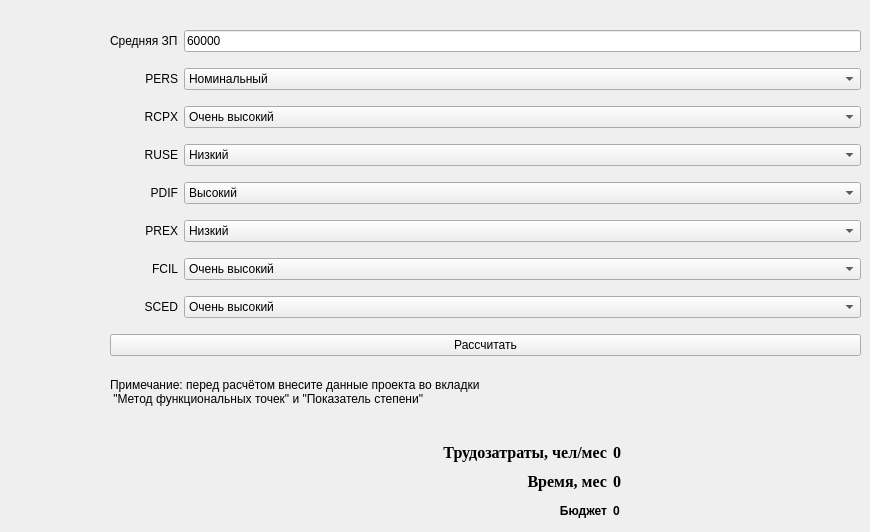
      <widget class="QWidget" name="tab">
       <attribute name="title">
        <string>Модель ранней разработки архитектуры</string>
       </attribute>
       <widget class="QWidget" name="layoutWidget">
        <property name="geometry">
         <rect>
          <x>110</x>
          <y>20</y>
          <width>751</width>
          <height>403</height>
         </rect>
        </property>
        <layout class="QGridLayout" name="gridLayout_9">
         <item row="7" column="0">
          <widget class="QLabel" name="label_81">
           <property name="text">
            <string>SCED</string>
           </property>
           <property name="alignment">
            <set>Qt::AlignRight|Qt::AlignTrailing|Qt::AlignVCenter</set>
           </property>
          </widget>
         </item>
         <item row="4" column="0">
          <widget class="QLabel" name="label_78">
           <property name="text">
            <string>PDIF</string>
           </property>
           <property name="alignment">
            <set>Qt::AlignRight|Qt::AlignTrailing|Qt::AlignVCenter</set>
           </property>
          </widget>
         </item>
         <item row="6" column="0">
          <widget class="QLabel" name="label_80">
           <property name="text">
            <string>FCIL</string>
           </property>
           <property name="alignment">
            <set>Qt::AlignRight|Qt::AlignTrailing|Qt::AlignVCenter</set>
           </property>
          </widget>
         </item>
         <item row="2" column="1">
          <widget class="QComboBox" name="archComboBox_9">
           <property name="currentIndex">
            <number>4</number>
           </property>
           <item>
            <property name="text">
             <string>Очень низкий</string>
            </property>
           </item>
           <item>
            <property name="text">
             <string>Низкий</string>
            </property>
           </item>
           <item>
            <property name="text">
             <string>Номинальный</string>
            </property>
           </item>
           <item>
            <property name="text">
             <string>Высокий</string>
            </property>
           </item>
           <item>
            <property name="text">
             <string>Очень высокий</string>
            </property>
           </item>
           <item>
            <property name="text">
             <string>Сверхвысокий</string>
            </property>
           </item>
          </widget>
         </item>
         <item row="1" column="0">
          <widget class="QLabel" name="label_66">
           <property name="text">
            <string>PERS</string>
           </property>
           <property name="alignment">
            <set>Qt::AlignRight|Qt::AlignTrailing|Qt::AlignVCenter</set>
           </property>
          </widget>
         </item>
         <item row="8" column="0" colspan="2">
          <widget class="QPushButton" name="archCalculateButton_2">
           <property name="text">
            <string>Рассчитать</string>
           </property>
          </widget>
         </item>
         <item row="0" column="1">
          <widget class="QLineEdit" name="avgSalaryEdit_2">
           <property name="text">
            <string>60000</string>
           </property>
          </widget>
         </item>
         <item row="5" column="0">
          <widget class="QLabel" name="label_79">
           <property name="text">
            <string>PREX</string>
           </property>
           <property name="alignment">
            <set>Qt::AlignRight|Qt::AlignTrailing|Qt::AlignVCenter</set>
           </property>
          </widget>
         </item>
         <item row="4" column="1">
          <widget class="QComboBox" name="archComboBox_11">
           <property name="currentIndex">
            <number>2</number>
           </property>
           <item>
            <property name="text">
             <string>Низкий</string>
            </property>
           </item>
           <item>
            <property name="text">
             <string>Номинальный</string>
            </property>
           </item>
           <item>
            <property name="text">
             <string>Высокий</string>
            </property>
           </item>
           <item>
            <property name="text">
             <string>Очень высокий</string>
            </property>
           </item>
           <item>
            <property name="text">
             <string>Сверхвысокий</string>
            </property>
           </item>
          </widget>
         </item>
         <item row="2" column="0">
          <widget class="QLabel" name="label_76">
           <property name="text">
            <string>RCPX</string>
           </property>
           <property name="alignment">
            <set>Qt::AlignRight|Qt::AlignTrailing|Qt::AlignVCenter</set>
           </property>
          </widget>
         </item>
         <item row="3" column="0">
          <widget class="QLabel" name="label_77">
           <property name="text">
            <string>RUSE</string>
           </property>
           <property name="alignment">
            <set>Qt::AlignRight|Qt::AlignTrailing|Qt::AlignVCenter</set>
           </property>
          </widget>
         </item>
         <item row="3" column="1">
          <widget class="QComboBox" name="archComboBox_10">
           <property name="currentIndex">
            <number>0</number>
           </property>
           <item>
            <property name="text">
             <string>Низкий</string>
            </property>
           </item>
           <item>
            <property name="text">
             <string>Номинальный</string>
            </property>
           </item>
           <item>
            <property name="text">
             <string>Высокий</string>
            </property>
           </item>
           <item>
            <property name="text">
             <string>Очень высокий</string>
            </property>
           </item>
           <item>
            <property name="text">
             <string>Сверхвысокий</string>
            </property>
           </item>
          </widget>
         </item>
         <item row="5" column="1">
          <widget class="QComboBox" name="archComboBox_12">
           <property name="currentIndex">
            <number>1</number>
           </property>
           <item>
            <property name="text">
             <string>Очень низкий</string>
            </property>
           </item>
           <item>
            <property name="text">
             <string>Низкий</string>
            </property>
           </item>
           <item>
            <property name="text">
             <string>Номинальный</string>
            </property>
           </item>
           <item>
            <property name="text">
             <string>Высокий</string>
            </property>
           </item>
           <item>
            <property name="text">
             <string>Очень высокий</string>
            </property>
           </item>
           <item>
            <property name="text">
             <string>Сверхвысокий</string>
            </property>
           </item>
          </widget>
         </item>
         <item row="7" column="1">
          <widget class="QComboBox" name="archComboBox_14">
           <property name="currentIndex">
            <number>4</number>
           </property>
           <item>
            <property name="text">
             <string>Очень низкий</string>
            </property>
           </item>
           <item>
            <property name="text">
             <string>Низкий</string>
            </property>
           </item>
           <item>
            <property name="text">
             <string>Номинальный</string>
            </property>
           </item>
           <item>
            <property name="text">
             <string>Высокий</string>
            </property>
           </item>
           <item>
            <property name="text">
             <string>Очень высокий</string>
            </property>
           </item>
          </widget>
         </item>
         <item row="0" column="0">
          <widget class="QLabel" name="label_82">
           <property name="text">
            <string>Средняя ЗП</string>
           </property>
          </widget>
         </item>
         <item row="1" column="1">
          <widget class="QComboBox" name="archComboBox_8">
           <property name="currentIndex">
            <number>2</number>
           </property>
           <item>
            <property name="text">
             <string>Очень низкий</string>
            </property>
           </item>
           <item>
            <property name="text">
             <string>Низкий</string>
            </property>
           </item>
           <item>
            <property name="text">
             <string>Номинальный</string>
            </property>
           </item>
           <item>
            <property name="text">
             <string>Высокий</string>
            </property>
           </item>
           <item>
            <property name="text">
             <string>Очень высокий</string>
            </property>
           </item>
           <item>
            <property name="text">
             <string>Сверхвысокий</string>
            </property>
           </item>
          </widget>
         </item>
         <item row="6" column="1">
          <widget class="QComboBox" name="archComboBox_13">
           <property name="currentIndex">
            <number>4</number>
           </property>
           <item>
            <property name="text">
             <string>Очень низкий</string>
            </property>
           </item>
           <item>
            <property name="text">
             <string>Низкий</string>
            </property>
           </item>
           <item>
            <property name="text">
             <string>Номинальный</string>
            </property>
           </item>
           <item>
            <property name="text">
             <string>Высокий</string>
            </property>
           </item>
           <item>
            <property name="text">
             <string>Очень высокий</string>
            </property>
           </item>
           <item>
            <property name="text">
             <string>Сверхвысокий</string>
            </property>
           </item>
          </widget>
         </item>
         <item row="9" column="0" colspan="2">
          <widget class="QLabel" name="label_48">
           <property name="maximumSize">
            <size>
             <width>16777215</width>
             <height>40</height>
            </size>
           </property>
           <property name="text">
            <string>Примечание: перед расчётом внесите данные проекта во вкладки 
 &quot;Метод функциональных точек&quot; и &quot;Показатель степени&quot;</string>
           </property>
          </widget>
         </item>
        </layout>
       </widget>
       <widget class="QWidget" name="layoutWidget">
        <property name="geometry">
         <rect>
          <x>110</x>
          <y>440</y>
          <width>751</width>
          <height>83</height>
         </rect>
        </property>
        <layout class="QGridLayout" name="gridLayout_10">
         <item row="0" column="0" colspan="2">
          <widget class="QLabel" name="label_68">
           <property name="font">
            <font>
             <family>Times New Roman</family>
             <pointsize>12</pointsize>
             <weight>75</weight>
             <bold>true</bold>
            </font>
           </property>
           <property name="text">
            <string>Трудозатраты, чел/мес</string>
           </property>
           <property name="alignment">
            <set>Qt::AlignRight|Qt::AlignTrailing|Qt::AlignVCenter</set>
           </property>
          </widget>
         </item>
         <item row="0" column="2">
          <widget class="QLabel" name="archLabLabel">
           <property name="font">
            <font>
             <family>Times New Roman</family>
             <pointsize>12</pointsize>
             <weight>75</weight>
             <bold>true</bold>
            </font>
           </property>
           <property name="text">
            <string>0</string>
           </property>
          </widget>
         </item>
         <item row="1" column="2">
          <widget class="QLabel" name="archTimeLabel">
           <property name="font">
            <font>
             <family>Times New Roman</family>
             <pointsize>12</pointsize>
             <weight>75</weight>
             <bold>true</bold>
            </font>
           </property>
           <property name="text">
            <string>0</string>
           </property>
          </widget>
         </item>
         <item row="2" column="2">
          <widget class="QLabel" name="archBudgetLabel">
           <property name="text">
            <string>&lt;html&gt;&lt;head/&gt;&lt;body&gt;&lt;p&gt;&lt;span style=&quot; font-weight:600;&quot;&gt;0&lt;/span&gt;&lt;/p&gt;&lt;/body&gt;&lt;/html&gt;</string>
           </property>
          </widget>
         </item>
         <item row="1" column="0" colspan="2">
          <widget class="QLabel" name="label_69">
           <property name="font">
            <font>
             <family>Times New Roman</family>
             <pointsize>12</pointsize>
             <weight>75</weight>
             <bold>true</bold>
            </font>
           </property>
           <property name="text">
            <string>Время, мес</string>
           </property>
           <property name="alignment">
            <set>Qt::AlignRight|Qt::AlignTrailing|Qt::AlignVCenter</set>
           </property>
          </widget>
         </item>
         <item row="2" column="0" colspan="2">
          <widget class="QLabel" name="label_73">
           <property name="layoutDirection">
            <enum>Qt::LeftToRight</enum>
           </property>
           <property name="text">
            <string>&lt;html&gt;&lt;head/&gt;&lt;body&gt;&lt;p&gt;&lt;span style=&quot; font-weight:600;&quot;&gt;Бюджет&lt;/span&gt;&lt;/p&gt;&lt;/body&gt;&lt;/html&gt;</string>
           </property>
           <property name="alignment">
            <set>Qt::AlignRight|Qt::AlignTrailing|Qt::AlignVCenter</set>
           </property>
          </widget>
         </item>
        </layout>
       </widget>
      </widget>
